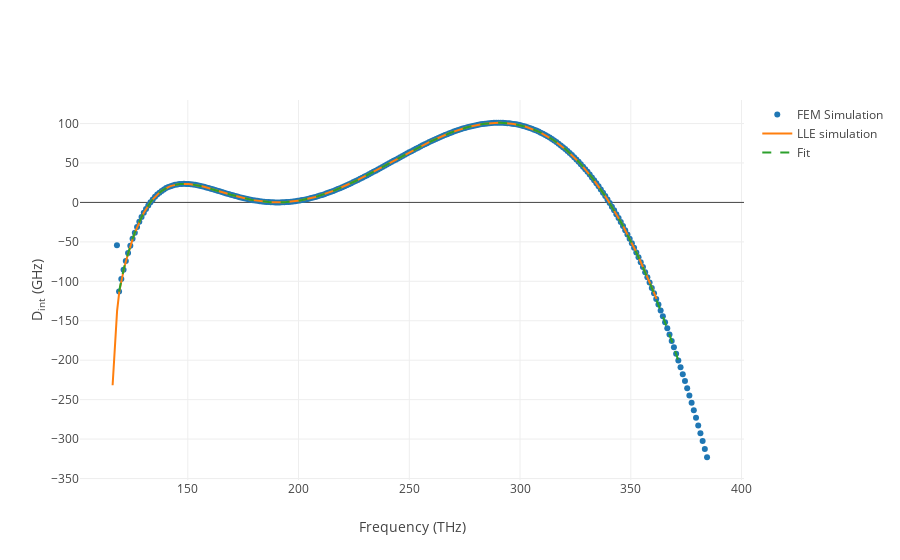

Notebook source saved alongside this figure:
### Markdown cell above
To plot and retrieve all the data of the dispersion, the method _self.Analyze_ has to be called, resulting in the plot of the integrated dispersion D<sub>int</sub>

### Code cell
solver.Analyze(plot=True,
               plottype='all')

### Figure 1 — Plotly figure (JSON) as saved in the notebook; plotly's stock layout.template omitted (floating-point values rounded to 4 significant figures; data arrays with more than 128 entries replaced by an {"elided": "..."} marker saying what was removed)
{"data": [{"mode": "markers", "name": "FEM Simulation", "type": "scatter", "uid": "7d7c0c5a-e90d-11e8-bc19-acde48001122", "x": {"elided": "266 float values"}, "y": {"elided": "266 float values"}}, {"mode": "lines", "name": "LLE simulation", "type": "scatter", "uid": "7d7daa7e-e90d-11e8-b16a-acde48001122", "x": {"elided": "245 float values"}, "y": {"elided": "245 float values"}}, {"line": {"dash": "dash", "width": 2}, "name": "Fit", "type": "scatter", "uid": "7d7daccc-e90d-11e8-8950-acde48001122", "x": {"elided": "252 float values"}, "y": {"elided": "252 float values"}}], "layout": {"autosize": true, "xaxis": {"autorange": true, "range": [101.0, 401.4], "title": "Frequency (THz)", "type": "linear"}, "yaxis": {"autorange": true, "range": [-354.1, 132.0], "title": "D<sub>int</sub> (GHz)", "type": "linear"}}}
